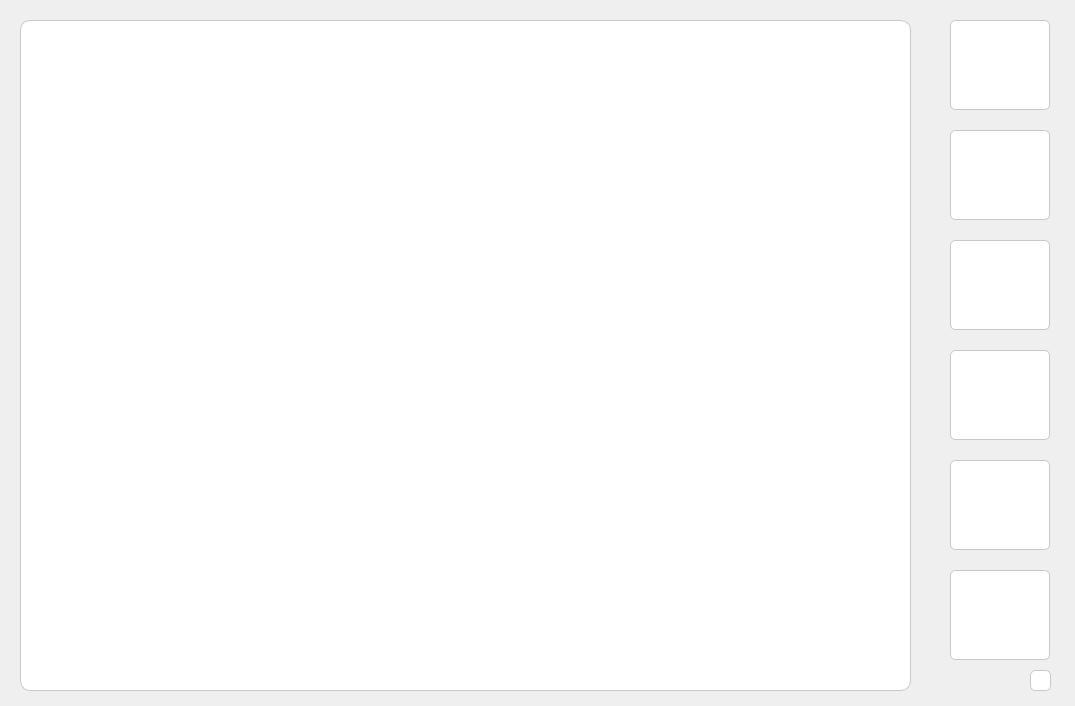
<?xml version="1.0" encoding="UTF-8"?>
<ui version="4.0">
 <class>Jaka</class>
 <widget class="QDialog" name="Jaka">
  <property name="geometry">
   <rect>
    <x>0</x>
    <y>0</y>
    <width>1075</width>
    <height>706</height>
   </rect>
  </property>
  <property name="windowTitle">
   <string>Jaka</string>
  </property>
  <property name="layoutDirection">
   <enum>Qt::LeftToRight</enum>
  </property>
  <property name="styleSheet">
   <string notr="true"/>
  </property>
  <widget class="QLabel" name="Player">
   <property name="geometry">
    <rect>
     <x>20</x>
     <y>20</y>
     <width>891</width>
     <height>671</height>
    </rect>
   </property>
   <property name="styleSheet">
    <string notr="true">background-color: rgb(255, 255, 255);border:1px solid rgb(200, 200, 200);border-radius:10px</string>
   </property>
   <property name="frameShape">
    <enum>QFrame::StyledPanel</enum>
   </property>
   <property name="frameShadow">
    <enum>QFrame::Plain</enum>
   </property>
   <property name="text">
    <string/>
   </property>
   <property name="pixmap">
    <pixmap resource="log.qrc">:/new/log/log/logo.jpg</pixmap>
   </property>
   <property name="alignment">
    <set>Qt::AlignCenter</set>
   </property>
  </widget>
  <widget class="QPushButton" name="OpenButton">
   <property name="geometry">
    <rect>
     <x>950</x>
     <y>20</y>
     <width>100</width>
     <height>90</height>
    </rect>
   </property>
   <property name="styleSheet">
    <string notr="true">QPushButton{background-color: rgb(255, 255, 255);border:1px solid rgb(200, 200, 200);border-radius:5px}
QPushButton:hover{background-color: rgb(255, 255, 255);border:1px solid rgb(232, 65, 13);border-radius:5px}QPushButton:pressed{background-color: rgb(255, 255, 255);border:2px solid rgb(232, 65, 13);border-radius:5px}
QPushButton:released{background-color: rgb(255, 255, 255);border-radius:2px}</string>
   </property>
   <property name="text">
    <string/>
   </property>
   <property name="icon">
    <iconset resource="log.qrc">
     <normaloff>:/new/log/log/open.png</normaloff>:/new/log/log/open.png</iconset>
   </property>
   <property name="iconSize">
    <size>
     <width>40</width>
     <height>40</height>
    </size>
   </property>
   <property name="checkable">
    <bool>false</bool>
   </property>
   <property name="autoDefault">
    <bool>false</bool>
   </property>
  </widget>
  <widget class="QPushButton" name="SetupButton">
   <property name="geometry">
    <rect>
     <x>950</x>
     <y>240</y>
     <width>100</width>
     <height>90</height>
    </rect>
   </property>
   <property name="styleSheet">
    <string notr="true">QPushButton{background-color: rgb(255, 255, 255);border:1px solid rgb(200, 200, 200);border-radius:5px}
QPushButton:hover{background-color: rgb(255, 255, 255);border:1px solid rgb(232, 65, 13);border-radius:5px}QPushButton:pressed{background-color: rgb(255, 255, 255);border:2px solid rgb(232, 65, 13);border-radius:5px}
QPushButton:released{background-color: rgb(255, 255, 255);border-radius:2px}</string>
   </property>
   <property name="text">
    <string/>
   </property>
   <property name="icon">
    <iconset resource="log.qrc">
     <normaloff>:/new/log/log/setup.png</normaloff>:/new/log/log/setup.png</iconset>
   </property>
   <property name="iconSize">
    <size>
     <width>45</width>
     <height>45</height>
    </size>
   </property>
   <property name="checkable">
    <bool>false</bool>
   </property>
   <property name="autoDefault">
    <bool>false</bool>
   </property>
  </widget>
  <widget class="QPushButton" name="SetROIButton">
   <property name="geometry">
    <rect>
     <x>950</x>
     <y>350</y>
     <width>100</width>
     <height>90</height>
    </rect>
   </property>
   <property name="styleSheet">
    <string notr="true">QPushButton{background-color: rgb(255, 255, 255);border:1px solid rgb(200, 200, 200);border-radius:5px}
QPushButton:hover{background-color: rgb(255, 255, 255);border:1px solid rgb(232, 65, 13);border-radius:5px}QPushButton:pressed{background-color: rgb(255, 255, 255);border:2px solid rgb(232, 65, 13);border-radius:5px}
QPushButton:released{background-color: rgb(255, 255, 255);border-radius:2px}</string>
   </property>
   <property name="text">
    <string/>
   </property>
   <property name="icon">
    <iconset resource="log.qrc">
     <normaloff>:/new/log/log/deccut.png</normaloff>:/new/log/log/deccut.png</iconset>
   </property>
   <property name="iconSize">
    <size>
     <width>55</width>
     <height>55</height>
    </size>
   </property>
   <property name="checkable">
    <bool>false</bool>
   </property>
   <property name="autoDefault">
    <bool>false</bool>
   </property>
  </widget>
  <widget class="QPushButton" name="StartButton">
   <property name="geometry">
    <rect>
     <x>950</x>
     <y>570</y>
     <width>100</width>
     <height>90</height>
    </rect>
   </property>
   <property name="styleSheet">
    <string notr="true">QPushButton{background-color: rgb(255, 255, 255);border:1px solid rgb(200, 200, 200);border-radius:5px}
QPushButton:hover{background-color: rgb(255, 255, 255);border:1px solid rgb(232, 65, 13);border-radius:5px}QPushButton:pressed{background-color: rgb(255, 255, 255);border:2px solid rgb(232, 65, 13);border-radius:5px}
QPushButton:released{background-color: rgb(255, 255, 255);border-radius:2px}</string>
   </property>
   <property name="text">
    <string/>
   </property>
   <property name="icon">
    <iconset resource="log.qrc">
     <normaloff>:/new/log/log/start.png</normaloff>:/new/log/log/start.png</iconset>
   </property>
   <property name="iconSize">
    <size>
     <width>36</width>
     <height>36</height>
    </size>
   </property>
   <property name="checkable">
    <bool>false</bool>
   </property>
   <property name="autoDefault">
    <bool>false</bool>
   </property>
  </widget>
  <widget class="QPushButton" name="ConnectButton">
   <property name="geometry">
    <rect>
     <x>950</x>
     <y>130</y>
     <width>100</width>
     <height>90</height>
    </rect>
   </property>
   <property name="styleSheet">
    <string notr="true">QPushButton{background-color: rgb(255, 255, 255);border:1px solid rgb(200, 200, 200);border-radius:5px}
QPushButton:hover{background-color: rgb(255, 255, 255);border:1px solid rgb(232, 65, 13);border-radius:5px}QPushButton:pressed{background-color: rgb(255, 255, 255);border:2px solid rgb(232, 65, 13);border-radius:5px}
QPushButton:released{background-color: rgb(255, 255, 255);border-radius:2px}</string>
   </property>
   <property name="text">
    <string/>
   </property>
   <property name="icon">
    <iconset resource="log.qrc">
     <normaloff>:/new/log/log/connect.png</normaloff>:/new/log/log/connect.png</iconset>
   </property>
   <property name="iconSize">
    <size>
     <width>40</width>
     <height>40</height>
    </size>
   </property>
   <property name="checkable">
    <bool>false</bool>
   </property>
   <property name="autoDefault">
    <bool>false</bool>
   </property>
  </widget>
  <widget class="QLabel" name="StateLabel">
   <property name="geometry">
    <rect>
     <x>1030</x>
     <y>670</y>
     <width>21</width>
     <height>21</height>
    </rect>
   </property>
   <property name="styleSheet">
    <string notr="true">background-color: rgb(255, 255, 255);border:1px solid rgb(200, 200, 200);border-radius:5px</string>
   </property>
   <property name="text">
    <string/>
   </property>
  </widget>
  <widget class="QPushButton" name="SetStopROIButton">
   <property name="geometry">
    <rect>
     <x>950</x>
     <y>460</y>
     <width>100</width>
     <height>90</height>
    </rect>
   </property>
   <property name="styleSheet">
    <string notr="true">QPushButton{background-color: rgb(255, 255, 255);border:1px solid rgb(200, 200, 200);border-radius:5px}
QPushButton:hover{background-color: rgb(255, 255, 255);border:1px solid rgb(232, 65, 13);border-radius:5px}QPushButton:pressed{background-color: rgb(255, 255, 255);border:2px solid rgb(232, 65, 13);border-radius:5px}
QPushButton:released{background-color: rgb(255, 255, 255);border-radius:2px}</string>
   </property>
   <property name="text">
    <string/>
   </property>
   <property name="icon">
    <iconset resource="log.qrc">
     <normaloff>:/new/log/log/stopcut.png</normaloff>:/new/log/log/stopcut.png</iconset>
   </property>
   <property name="iconSize">
    <size>
     <width>55</width>
     <height>55</height>
    </size>
   </property>
   <property name="checkable">
    <bool>false</bool>
   </property>
   <property name="autoDefault">
    <bool>false</bool>
   </property>
  </widget>
 </widget>
 <layoutdefault spacing="6" margin="11"/>
 <resources>
  <include location="log.qrc"/>
 </resources>
 <connections/>
</ui>
